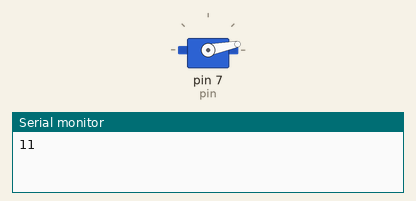
This sketch was run on a simulated Arduino Uno, built with avr-gcc and run on an emulated ATmega328P. Shown: servo, the last lines printed to the serial monitor.

Above: at 0.05 s.
At 0.85 s:
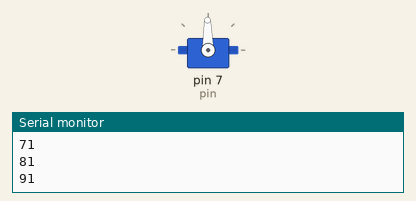
At 1.65 s:
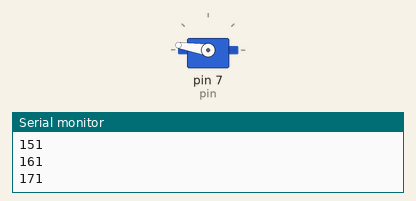
At 3.3 s:
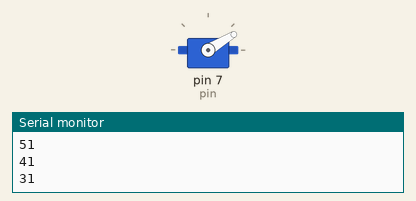
Timing chart, 0 to 8.8 s (numbered marks = the images above):
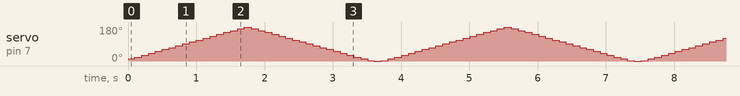

The sketch:

servo_test.ino
```cpp
#include <Servo.h>
Servo myservo;  // create servo object to control a servo

int pin = 7;  // analog pin used to connect the potentiometer
int val;    // variable to read the value from the analog pin

void setup() {
  myservo.attach(pin);  // attaches the servo on pin 9 to the servo object
  Serial.begin(9600);
}

int angle = 1;
int ch = 0;
int v = 10;

void loop() {
  if(angle < 180 && angle > 0){
    angle += v;
  }
  else{
    v *= -1;
    angle += v;
  }
  Serial.println(angle);
  myservo.write(angle);
  delay(100);
}
```
